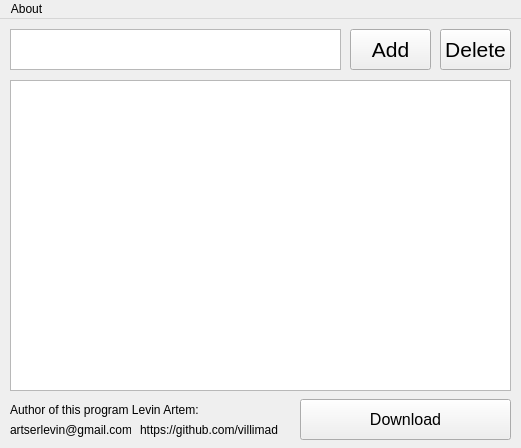
<?xml version="1.0" encoding="UTF-8"?>
<ui version="4.0">
 <class>MainWindow</class>
 <widget class="QMainWindow" name="MainWindow">
  <property name="geometry">
   <rect>
    <x>0</x>
    <y>0</y>
    <width>521</width>
    <height>448</height>
   </rect>
  </property>
  <property name="windowTitle">
   <string>MainWindow</string>
  </property>
  <widget class="QWidget" name="centralwidget">
   <widget class="QPushButton" name="pushButton">
    <property name="geometry">
     <rect>
      <x>300</x>
      <y>380</y>
      <width>211</width>
      <height>41</height>
     </rect>
    </property>
    <property name="font">
     <font>
      <pointsize>12</pointsize>
     </font>
    </property>
    <property name="text">
     <string>Download</string>
    </property>
   </widget>
   <widget class="QListWidget" name="listWidget">
    <property name="geometry">
     <rect>
      <x>10</x>
      <y>61</y>
      <width>501</width>
      <height>311</height>
     </rect>
    </property>
   </widget>
   <widget class="QTextEdit" name="textEdit">
    <property name="geometry">
     <rect>
      <x>10</x>
      <y>10</y>
      <width>331</width>
      <height>41</height>
     </rect>
    </property>
    <property name="font">
     <font>
      <pointsize>16</pointsize>
     </font>
    </property>
   </widget>
   <widget class="QPushButton" name="pushButton_2">
    <property name="geometry">
     <rect>
      <x>350</x>
      <y>10</y>
      <width>81</width>
      <height>41</height>
     </rect>
    </property>
    <property name="font">
     <font>
      <pointsize>16</pointsize>
     </font>
    </property>
    <property name="text">
     <string>Add</string>
    </property>
   </widget>
   <widget class="QLabel" name="label">
    <property name="geometry">
     <rect>
      <x>10</x>
      <y>380</y>
      <width>201</width>
      <height>21</height>
     </rect>
    </property>
    <property name="font">
     <font>
      <pointsize>9</pointsize>
     </font>
    </property>
    <property name="text">
     <string>Author of this program Levin Artem:    </string>
    </property>
   </widget>
   <widget class="QLabel" name="label_2">
    <property name="geometry">
     <rect>
      <x>10</x>
      <y>400</y>
      <width>121</width>
      <height>21</height>
     </rect>
    </property>
    <property name="font">
     <font>
      <pointsize>9</pointsize>
     </font>
    </property>
    <property name="text">
     <string>artserlevin@gmail.com</string>
    </property>
   </widget>
   <widget class="QLabel" name="label_3">
    <property name="geometry">
     <rect>
      <x>140</x>
      <y>400</y>
      <width>151</width>
      <height>21</height>
     </rect>
    </property>
    <property name="font">
     <font>
      <pointsize>9</pointsize>
     </font>
    </property>
    <property name="text">
     <string>https://github.com/villimad</string>
    </property>
   </widget>
   <widget class="QPushButton" name="pushButton_3">
    <property name="geometry">
     <rect>
      <x>440</x>
      <y>10</y>
      <width>71</width>
      <height>41</height>
     </rect>
    </property>
    <property name="font">
     <font>
      <pointsize>16</pointsize>
     </font>
    </property>
    <property name="text">
     <string>Delete</string>
    </property>
   </widget>
  </widget>
  <widget class="QMenuBar" name="menubar">
   <property name="geometry">
    <rect>
     <x>0</x>
     <y>0</y>
     <width>521</width>
     <height>21</height>
    </rect>
   </property>
   <widget class="QMenu" name="menuAbout">
    <property name="title">
     <string>About</string>
    </property>
   </widget>
   <addaction name="menuAbout"/>
  </widget>
 </widget>
 <resources/>
 <connections/>
</ui>
